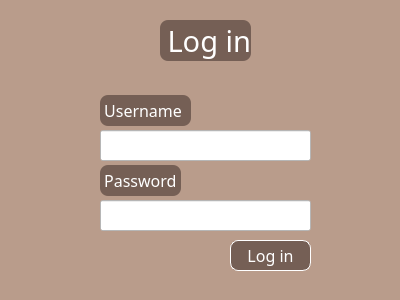
<?xml version="1.0" encoding="UTF-8"?>
<ui version="4.0">
 <class>Login</class>
 <widget class="QDialog" name="Login">
  <property name="geometry">
   <rect>
    <x>0</x>
    <y>0</y>
    <width>400</width>
    <height>300</height>
   </rect>
  </property>
  <property name="windowTitle">
   <string>Login</string>
  </property>
  <property name="styleSheet">
   <string notr="true">background-color:#B99C8B;</string>
  </property>
  <widget class="QLabel" name="label">
   <property name="geometry">
    <rect>
     <x>100</x>
     <y>95</y>
     <width>91</width>
     <height>31</height>
    </rect>
   </property>
   <property name="font">
    <font>
     <family>Kanit Light</family>
     <pointsize>12</pointsize>
    </font>
   </property>
   <property name="styleSheet">
    <string notr="true">background-color:#755F55;
border:1px;
border-radius: 8px;
color:white;</string>
   </property>
   <property name="text">
    <string> Username</string>
   </property>
  </widget>
  <widget class="QLabel" name="label_2">
   <property name="geometry">
    <rect>
     <x>100</x>
     <y>165</y>
     <width>81</width>
     <height>31</height>
    </rect>
   </property>
   <property name="font">
    <font>
     <family>Kanit Light</family>
     <pointsize>12</pointsize>
    </font>
   </property>
   <property name="styleSheet">
    <string notr="true">background-color:#755F55;
border:1px;
border-radius: 8px;
color:white;</string>
   </property>
   <property name="text">
    <string> Password</string>
   </property>
  </widget>
  <widget class="QPushButton" name="btn_Login">
   <property name="geometry">
    <rect>
     <x>230</x>
     <y>240</y>
     <width>81</width>
     <height>31</height>
    </rect>
   </property>
   <property name="font">
    <font>
     <family>Kanit Light</family>
     <pointsize>12</pointsize>
    </font>
   </property>
   <property name="styleSheet">
    <string notr="true">background-color:#755F55;
border:1px solid white;
border-radius: 8px;
color:white;</string>
   </property>
   <property name="text">
    <string>Log in</string>
   </property>
  </widget>
  <widget class="QLineEdit" name="txt_Username">
   <property name="geometry">
    <rect>
     <x>100</x>
     <y>130</y>
     <width>211</width>
     <height>31</height>
    </rect>
   </property>
   <property name="font">
    <font>
     <family>Kanit Light</family>
     <pointsize>12</pointsize>
    </font>
   </property>
   <property name="styleSheet">
    <string notr="true">background-color:white;</string>
   </property>
  </widget>
  <widget class="QLineEdit" name="txt_Password">
   <property name="geometry">
    <rect>
     <x>100</x>
     <y>200</y>
     <width>211</width>
     <height>31</height>
    </rect>
   </property>
   <property name="font">
    <font>
     <family>Kanit Light</family>
     <pointsize>12</pointsize>
    </font>
   </property>
   <property name="styleSheet">
    <string notr="true">background-color:white;</string>
   </property>
   <property name="echoMode">
    <enum>QLineEdit::Password</enum>
   </property>
  </widget>
  <widget class="QLabel" name="label_3">
   <property name="geometry">
    <rect>
     <x>160</x>
     <y>20</y>
     <width>91</width>
     <height>41</height>
    </rect>
   </property>
   <property name="font">
    <font>
     <family>Kanit Light</family>
     <pointsize>22</pointsize>
    </font>
   </property>
   <property name="styleSheet">
    <string notr="true">background-color:#755F55;
border:1px;
border-radius: 8px;
color:white;</string>
   </property>
   <property name="text">
    <string> Log in</string>
   </property>
  </widget>
 </widget>
 <resources/>
 <connections/>
</ui>
